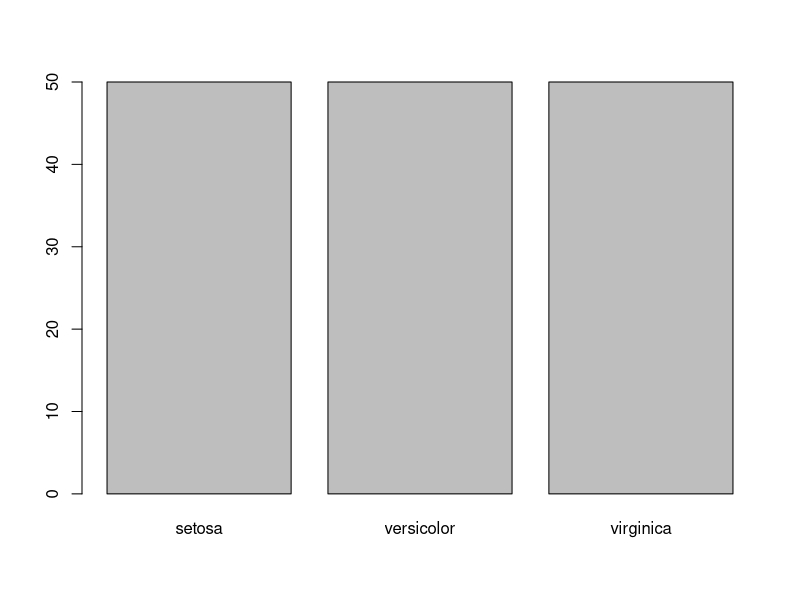
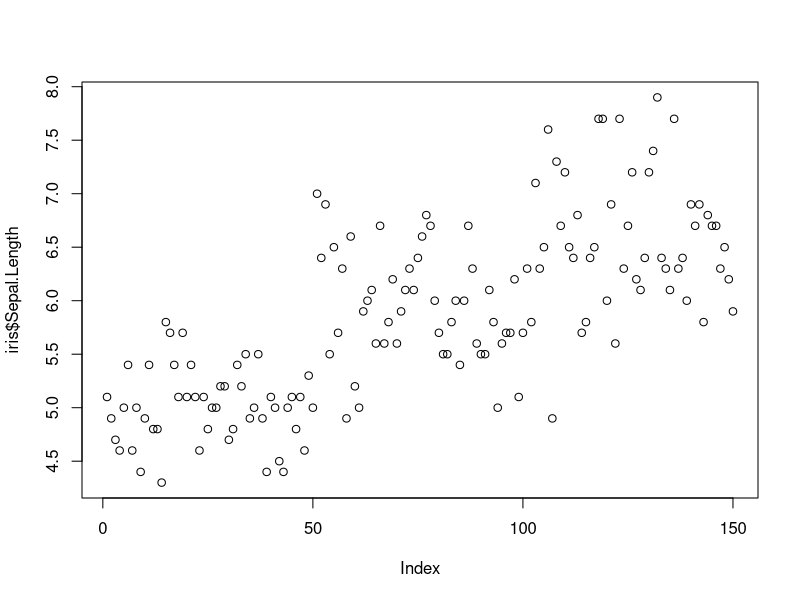
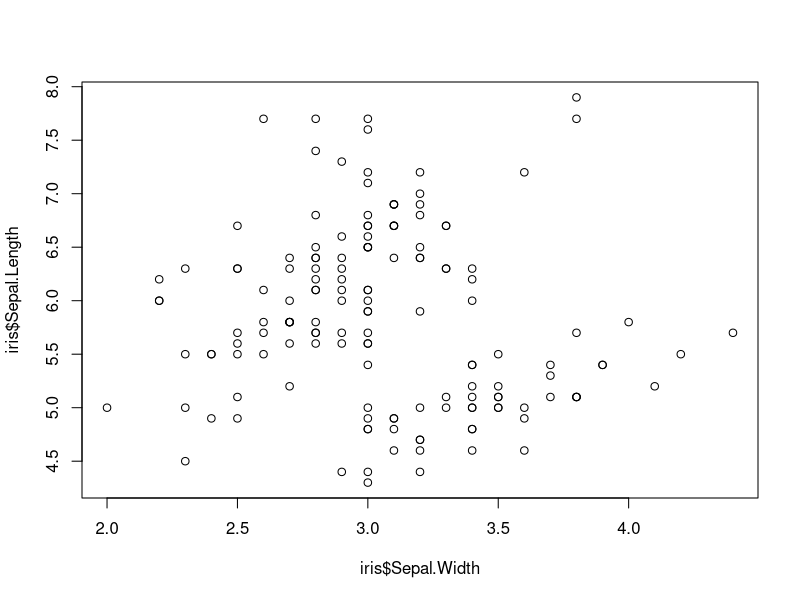
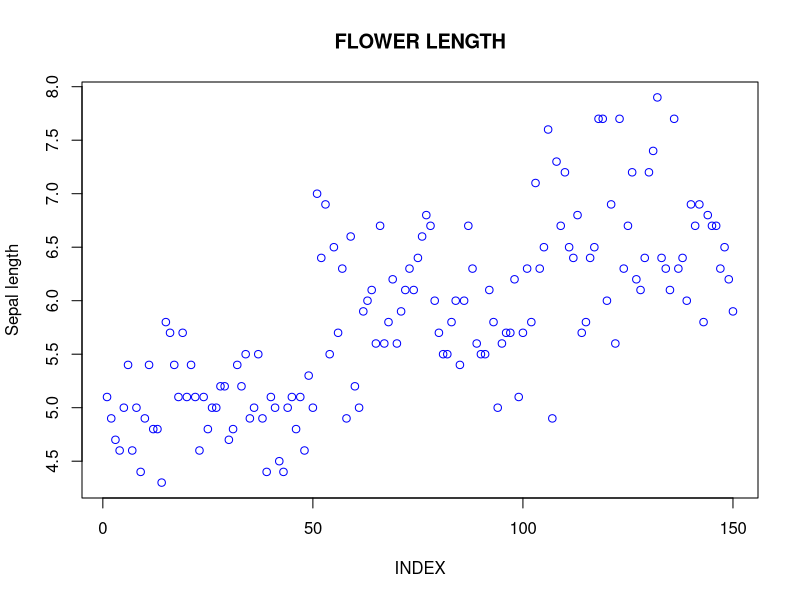
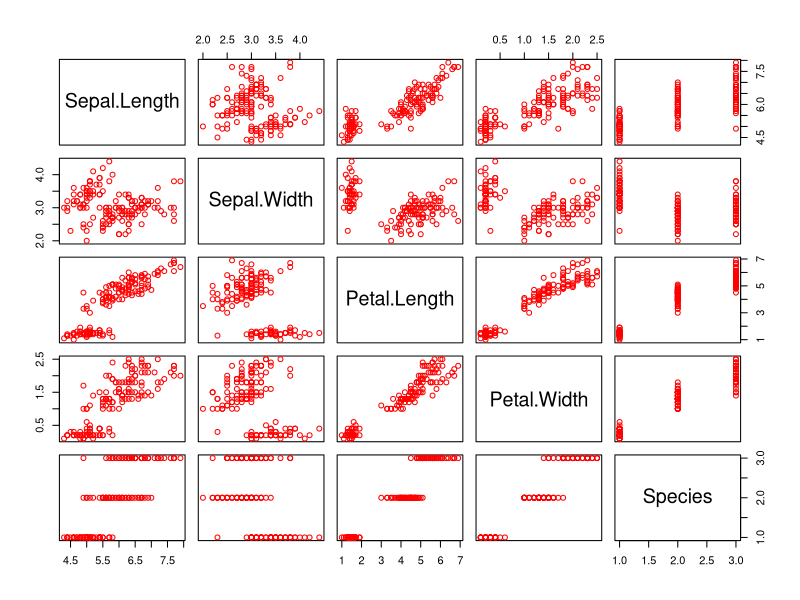
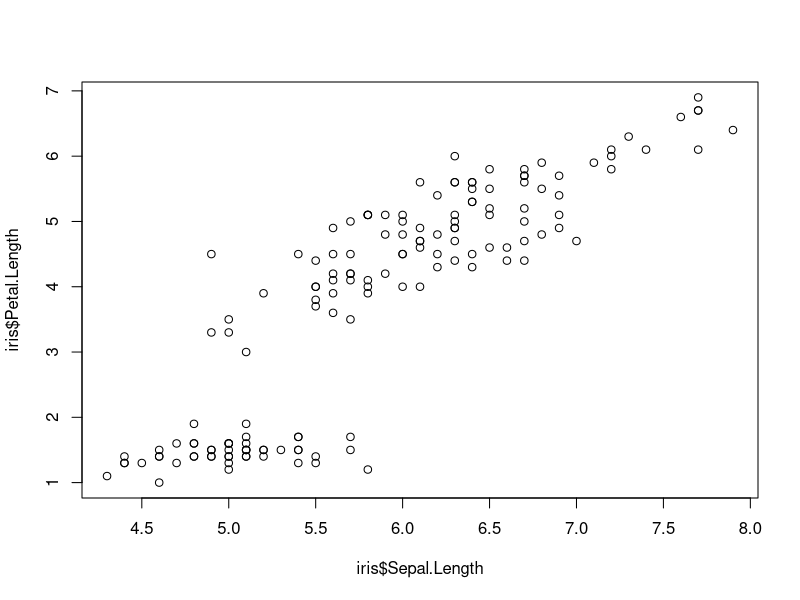
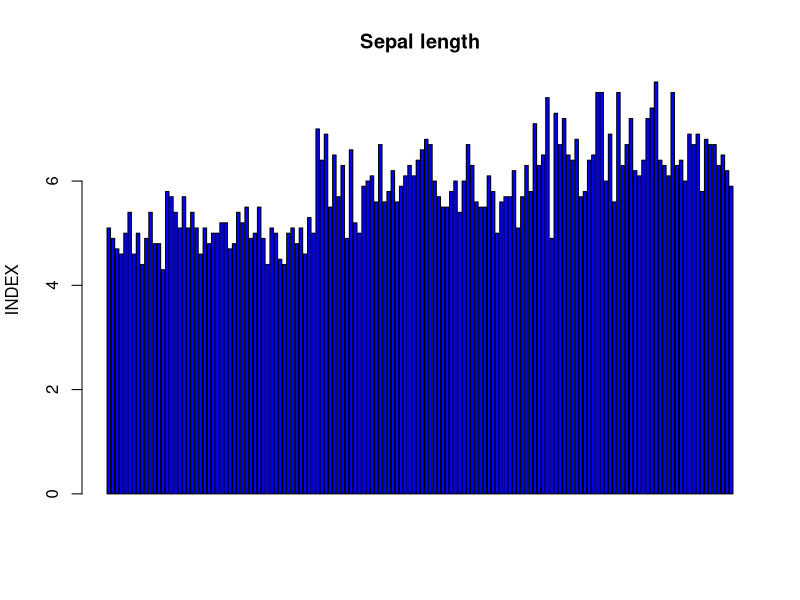
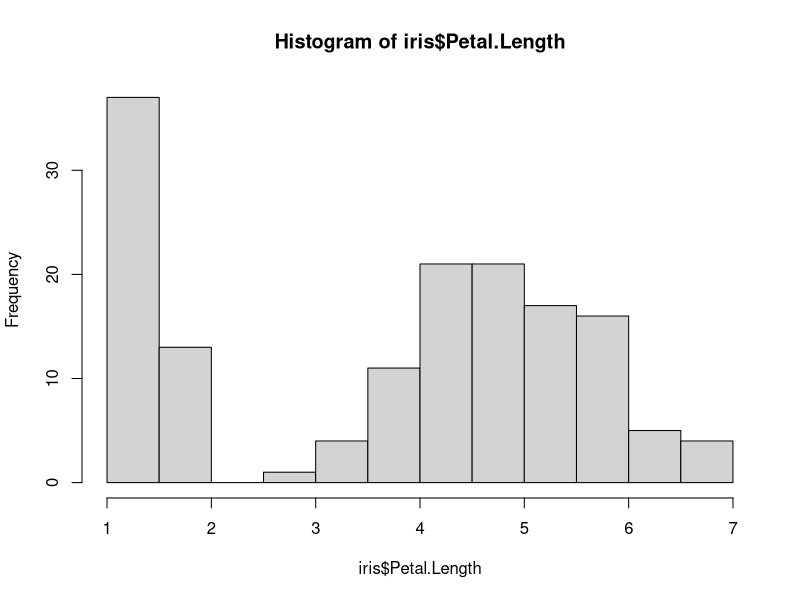

Here is the R script that generated these plots, in order: (Note: this script raises an error after producing the figures.)
iris <-datasets::iris
head(iris,10)
tail(iris,10)
names(iris)
iris[c(1,2)]
df<-iris[-6]
summary (iris,1)
summary(iris[,1])
iris$Sepal.Length
summary(iris)
#plot Visualization
plot(iris$Species)
plot(iris$Sepal.Length)
plot(iris$Sepal.Width,iris$Sepal.Length, type ="p")
plot(iris$Sepal.Length,
     xlab = 'INDEX',
     ylab = 'Sepal length',
     main = 'FLOWER LENGTH',
     col  = 'blue',
     type = 'p')
#Plot the the entire data set
plot(iris, col="red")
plot (iris$Sepal.Length,iris$Petal.Length)

#horizontal barplot
barplot(iris$Sepal.Length, 
        main = 'Sepal length',
        ylab = 'INDEX', 
        col= 'blue',
        horiz = F,
        axes=T)
#Histogram
hist(iris$Petal.Length)

hist(iris$Petal.Length,
     main = 'Petal Length',
     xlab = 'length.', 
     col='blue',
     border='red')

boxplot(iris$Sepal.Length,
        main="Boxplot",
        col="green",
        border='red',
        horizontal=T)
boxplot.stats(iris$Sepal.length)$out #Null because no outliers 

mean(iris$Sepal.Length)
median(iris$Sepal.Length)
mode(iris$Sepal.Length)

skewness(iris$Sepal.Length)
kurtosis(iris$Sepal.Length)

plot(density(iris$Sepal.Length))